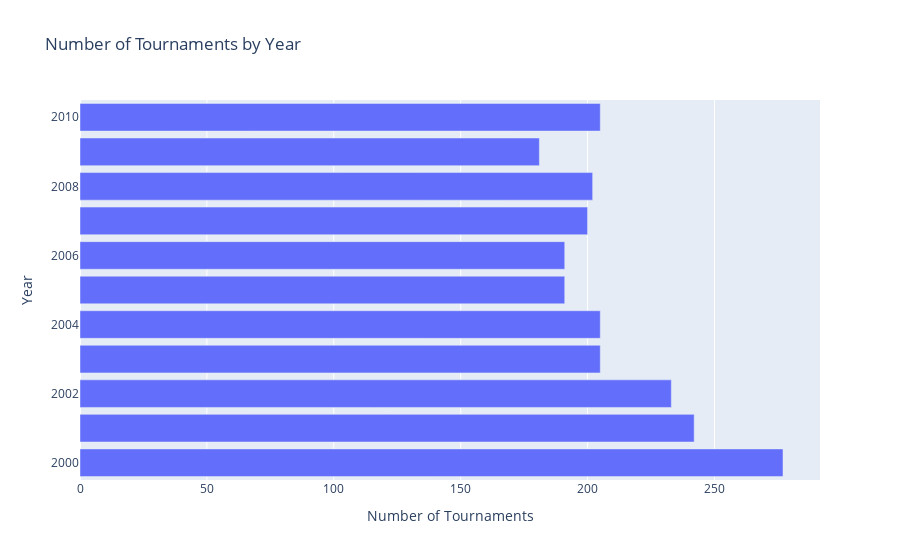

Notebook code cell kept with this figure:
### Code cell
dfs = []

# Loop through the CSV files and read them into DataFrames
for year in range(2000, 2011):
    filename = f'wta_matches_{year}.csv'
    df = pd.read_csv(filename)
    unique_tourney_ids = df['tourney_id'].nunique()
    result_df = pd.DataFrame({'Year': [year], 'Number of Tournaments': [unique_tourney_ids]})
    dfs.append(result_df)

# Concatenate the list of DataFrames into one
result_df = pd.concat(dfs, ignore_index=True)

# Create a bar chart using Plotly Express
# fig = px.bar(result_df, x='Year', y='Number of Tournaments', title='Number of Tournaments by Year')
fig = px.bar(result_df, x='Number of Tournaments', y='Year', orientation='h', 
             title='Number of Tournaments by Year', labels={'Year': 'Year'})
fig.show()
fig.write_image('viz_2.png')

### Figure 1 — Plotly figure (JSON) as saved in the notebook; plotly's stock layout.template omitted (floating-point values rounded to 4 significant figures)
{"data": [{"alignmentgroup": "True", "hovertemplate": "Number of Tournaments=%{x}<br>Year=%{y}<extra></extra>", "legendgroup": "", "marker": {"color": "#636efa", "pattern": {"shape": ""}}, "name": "", "offsetgroup": "", "orientation": "h", "showlegend": false, "textposition": "auto", "type": "bar", "x": [277, 242, 233, 205, 205, 191, 191, 200, 202, 181, 205], "xaxis": "x", "y": [2000, 2001, 2002, 2003, 2004, 2005, 2006, 2007, 2008, 2009, 2010], "yaxis": "y"}], "layout": {"autosize": true, "barmode": "relative", "legend": {"tracegroupgap": 0}, "title": {"text": "Number of Tournaments by Year"}, "xaxis": {"anchor": "y", "autorange": true, "domain": [0, 1], "range": [0, 291.6], "showspikes": false, "title": {"text": "Number of Tournaments"}, "type": "linear"}, "yaxis": {"anchor": "x", "autorange": true, "domain": [0, 1], "range": [2000.0, 2010.0], "showspikes": false, "title": {"text": "Year"}, "type": "linear"}}}
